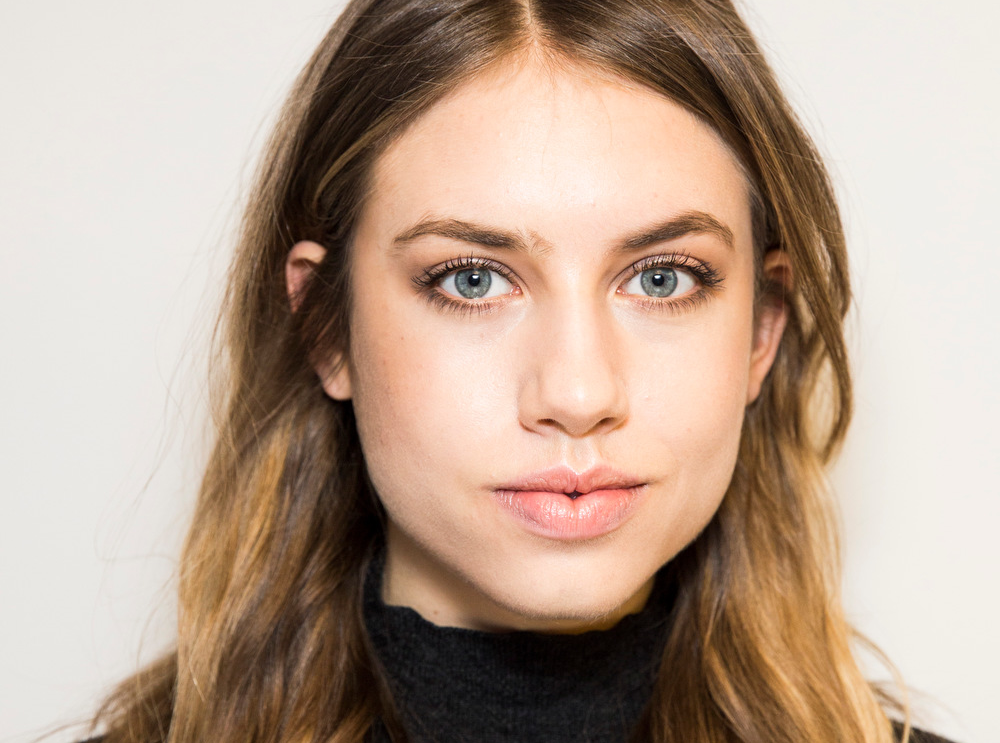
//> input picture Tracking/test.jpg, 1000 x 743 px, given in place of the camera
$ ./main   (built with g++ and OpenCV 4)
//> lines starting //> are read from the running program, lines starting //| are printed output that depends on the picture; after the words box and inside, x2 and y2 are one past the last pixel; in counts of white or black regions, pixels touching at a corner belong together
#include <opencv2/core.hpp>
#include <opencv2/imgproc.hpp>
#include <opencv2/highgui.hpp>
#include <iostream>
using namespace std;
using namespace cv;
int main(int argc, char *argv[])
{
    VideoCapture cap(0);
    Mat src;
    int p=0;
    while(1){
        cap >> src;
//> src is the input picture: 743 rows x 1000 cols, CV_8UC3; mean B, G, R 146.7, 163.4, 185.6
        imshow("Source stream",src);
        // Change the background from white to black, since that will help later to extract
        // better results during the use of Distance Transform
        for ( int i = 0; i < src.rows; i++ ) {
            for ( int j = 0; j < src.cols; j++ ) {
                if ( src.at<Vec3b>(i, j) == Vec3b(255,255,255) )
                {
                    src.at<Vec3b>(i, j)[0] = 0;
                    src.at<Vec3b>(i, j)[1] = 0;
                    src.at<Vec3b>(i, j)[2] = 0;
                }
            }
        }
        // Show output image
        // namedWindow("Black Background Image",WINDOW_AUTOSIZE);
        // imshow("Black Background Image", src);
        // Create a kernel that we will use to sharpen our image
        Mat kernel = (Mat_<float>(3,3) <<
                    1,  1, 1,
                    1, -8, 1,
                    1,  1, 1); // an approximation of second derivative, a quite strong kernel
        // do the laplacian filtering as it is
        // well, we need to convert everything in something more deeper then CV_8U
        // because the kernel has some negative values,
        // and we can expect in general to have a Laplacian image with negative values
        // BUT a 8bits unsigned int (the one we are working with) can contain values from 0 to 255
        // so the possible negative number will be truncated
        Mat imgLaplacian;
        filter2D(src, imgLaplacian, CV_32F, kernel);
        Mat sharp;
        src.convertTo(sharp, CV_32F);
        Mat imgResult = sharp - imgLaplacian;
        // convert back to 8bits gray scale
        imgResult.convertTo(imgResult, CV_8UC3);
//> imgResult: 743 rows x 1000 cols, CV_8UC3
        imgLaplacian.convertTo(imgLaplacian, CV_8UC3);
//> imgLaplacian: 743 rows x 1000 cols, CV_8UC3
        // imshow( "Laplace Filtered Image", imgLaplacian );
        // imshow( "New Sharped Image", imgResult );
        // Create binary image from source image
        Mat bw;
        cvtColor(imgResult, bw, COLOR_BGR2GRAY);
        threshold(bw, bw, 40, 255, THRESH_BINARY | THRESH_OTSU);
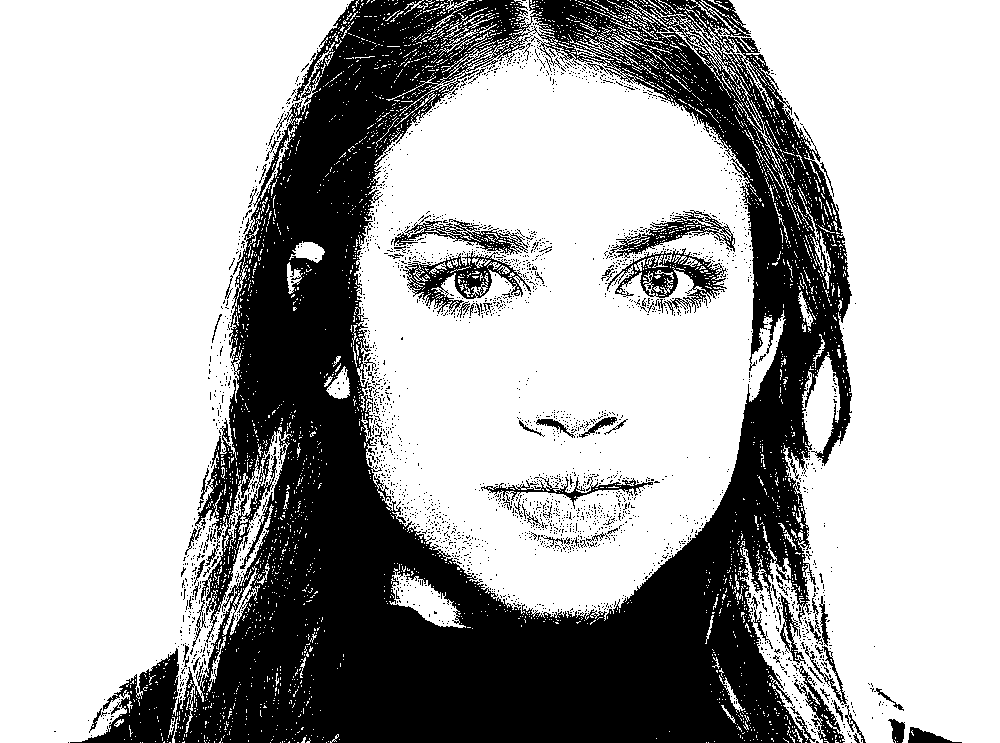
//> bw: 743 rows x 1000 cols, CV_8UC1; 68.2% white; 2666 black regions (2585 under 20 px), largest, box (x1, y1, x2, y2) and area: (70, 0, 852, 743) 214923, (403, 251, 531, 315) 2561, (607, 248, 727, 315) 2540
        imshow("Binary Image", bw);
        // Perform the distance transform algorithm
        Mat dist;
        distanceTransform(bw, dist, DIST_L2, 3);
        // Normalize the distance image for range = {0.0, 1.0}
        // so we can visualize and threshold it
        normalize(dist, dist, 0, 1.0, NORM_MINMAX);
        //imshow("Distance Transform Image", dist);
        // Threshold to obtain the peaks
        // This will be the markers for the foreground objects
        threshold(dist, dist, 0.4, 1.0, THRESH_BINARY);
//> dist: 743 rows x 1000 cols, CV_32FC1; values 0 (black) and 1 (white), 12.1% white; 2 white regions, box (x1, y1, x2, y2) and area: (0, 0, 200, 624) 63533, (875, 0, 1000, 628) 26161
        // Dilate a bit the dist image
        Mat kernel1 = Mat::ones(3, 3, CV_8U);
        dilate(dist, dist, kernel1);
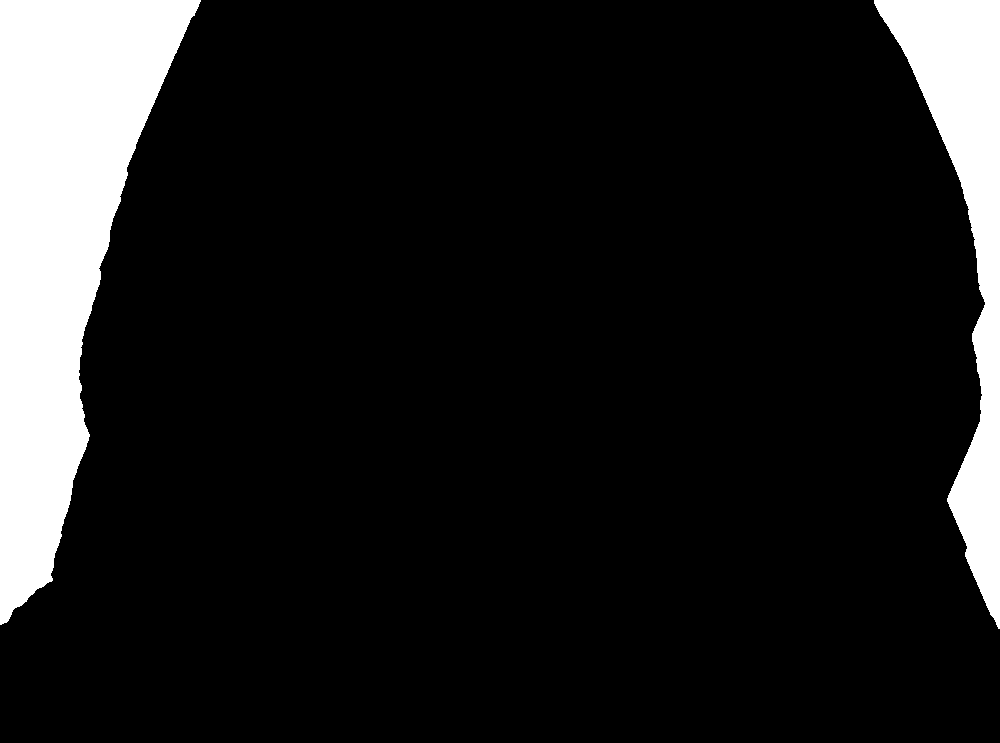
//> dist: 743 rows x 1000 cols, CV_32FC1; values 0 (black) and 1 (white), 12.3% white; 2 white regions, box (x1, y1, x2, y2) and area: (0, 0, 201, 625) 64435, (874, 0, 1000, 629) 27047
        // imshow("Peaks", dist);
        // Create the CV_8U version of the distance image
        // It is needed for findContours()
        Mat dist_8u;
        dist.convertTo(dist_8u, CV_8U);
//> dist_8u: 743 rows x 1000 cols, CV_8UC1; values 0 (black) and 1 (white), 12.3% white; 2 white regions
        // Find total markers
        vector<vector<Point> > contours;
        findContours(dist_8u, contours, RETR_EXTERNAL, CHAIN_APPROX_SIMPLE);
//> contours = 2 contours; box (x1, y1, x2, y2) and area: (0, 0, 201, 625) 63701, (874, 0, 1000, 629) 26355
        // Create the marker image for the watershed algorithm
        Mat markers = Mat::zeros(dist.size(), CV_32S);
        // Draw the foreground markers
        for (size_t i = 0; i < contours.size(); i++)
        {
            drawContours(markers, contours, static_cast<int>(i), Scalar(static_cast<int>(i)+1), -1);
        }
//> this loop made 2 passes
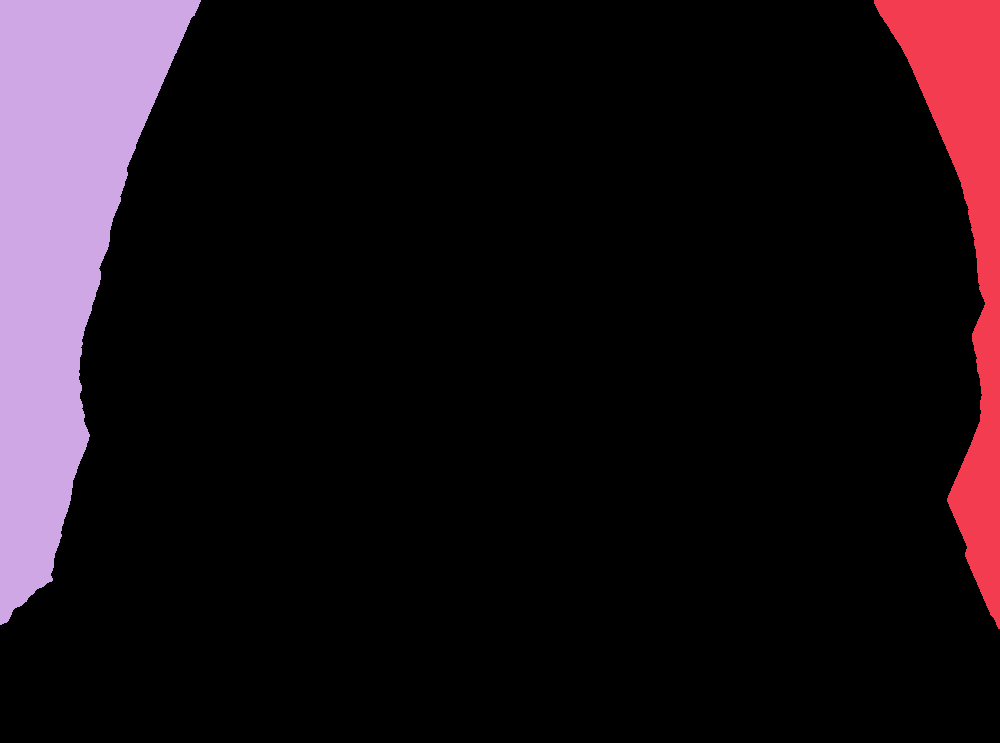
//> markers: 743 rows x 1000 cols, CV_32SC1; 3 distinct labels, from 0 to 2; one colour per label, 0 black
        // Draw the background marker
        circle(markers, Point(5,5), 3, Scalar(255), -1);
//> markers: 743 rows x 1000 cols, CV_32SC1; 4 distinct labels, from 0 to 255
        // imshow("Markers", markers*10000);
        // Perform the watershed algorithm
        watershed(imgResult, markers);
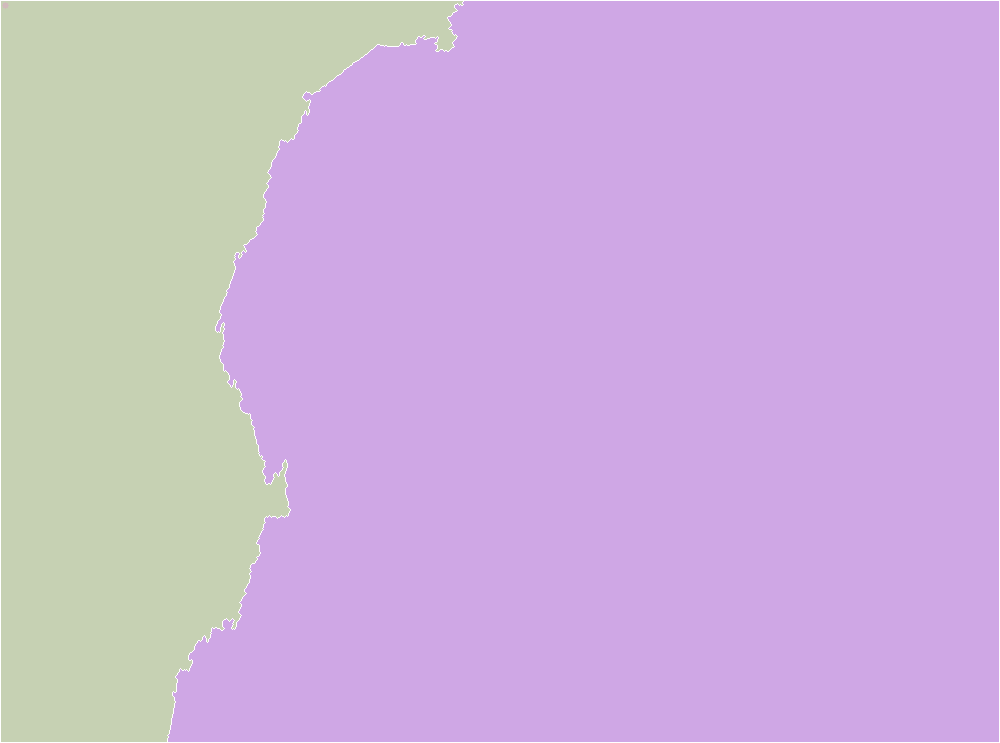
//> markers: 743 rows x 1000 cols, CV_32SC1; 4 distinct labels, from -1 to 255; one colour per label, 0 black, -1 white
        Mat mark;
        markers.convertTo(mark, CV_8U);
        bitwise_not(mark, mark);
        // namedWindow("Markers_v2",WINDOW_AUTOSIZE);
        // imshow("Markers_v2", mark); // uncomment this if you want to see how the mark
        // // image looks like at that point
        // Generate random colors
        vector<Vec3b> colors;
        for (size_t i = 0; i < contours.size(); i++)
        {
            int b = theRNG().uniform(0, 256);
            int g = theRNG().uniform(0, 256);
            int r = theRNG().uniform(0, 256);
            colors.push_back(Vec3b((uchar)b, (uchar)g, (uchar)r));
        }
        // Create the result image
        Mat dst = Mat::zeros(markers.size(), CV_8UC3);
        // Fill labeled objects with random colors
        for (int i = 0; i < markers.rows; i++)
        {
            for (int j = 0; j < markers.cols; j++)
            {
                int index = markers.at<int>(i,j);
                if (index > 0 && index <= static_cast<int>(contours.size()))
                {
                    dst.at<Vec3b>(i,j) = colors[index-1];
                }
            }
        }
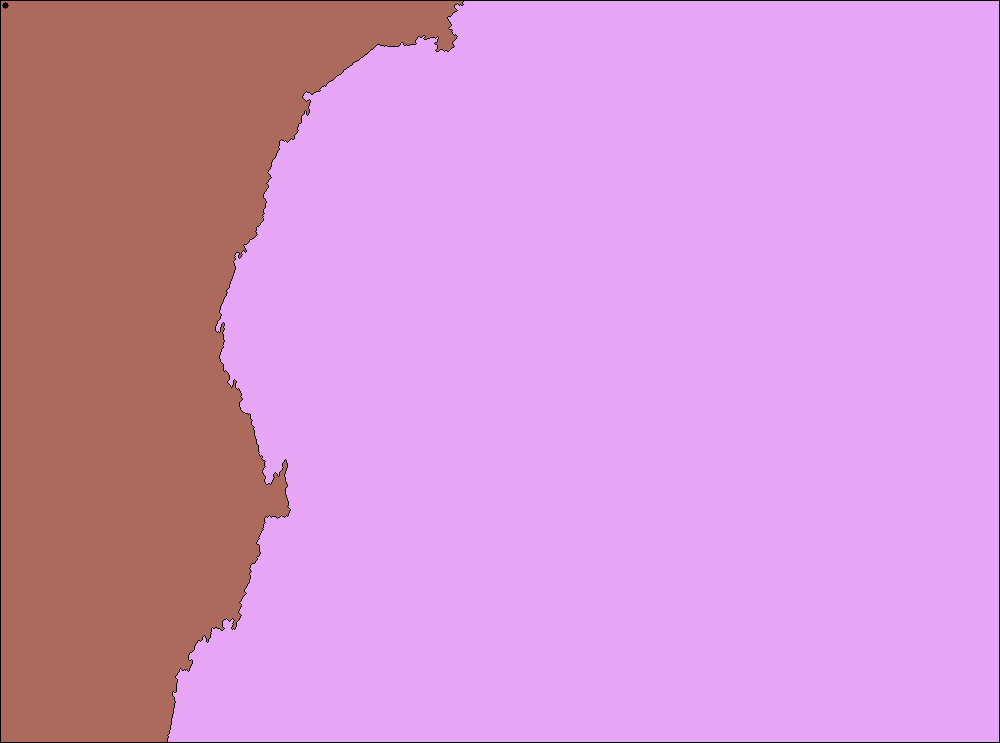
//> dst: 743 rows x 1000 cols, CV_8UC3; mean B, G, R 204.8, 148.4, 214.8


        Mat canny;
        Canny(dst,canny,50,150);
//> canny: 743 rows x 1000 cols, CV_8UC1; 0.74% white in thin lines or dots
        namedWindow("Final Result",WINDOW_AUTOSIZE);
        imshow("Final Result", canny);

        Mat temp;
        temp = imread("template.png",CV_HAL_DFT_STAGE_COLS);
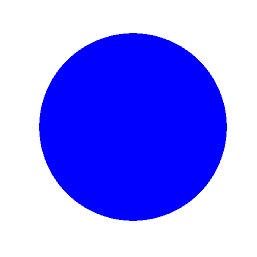
//> input picture Basic object detection/template.png, 257 x 257 px
//> temp: 257 rows x 257 cols, CV_8UC1; min 29, max 255, mean 160.5

        Mat btemp,bimage,ctemp,cimage;

        GaussianBlur(temp,btemp,Size(3,3),1.4,1.4);
        Canny(btemp,ctemp,50,150);
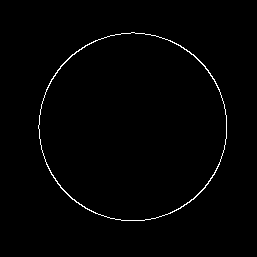
//> ctemp: 257 rows x 257 cols, CV_8UC1; 1% white in thin lines or dots, all inside (x1, y1, x2, y2) = (38, 32, 227, 221)

        double d = matchShapes(canny,ctemp, CONTOURS_MATCH_I1,0);
//> d = 0.389
        //cout << d << endl;
        if(d<0.005){p++;printf("BALLS!%d\n",p);}


        // [7 lines of commented-out code are left out]

        char c=(char)waitKey(25);
//> the Esc key is pressed
	    if(c==27)
	      break;
    }
    cap.release();
    destroyAllWindows();

    return 0;
}
